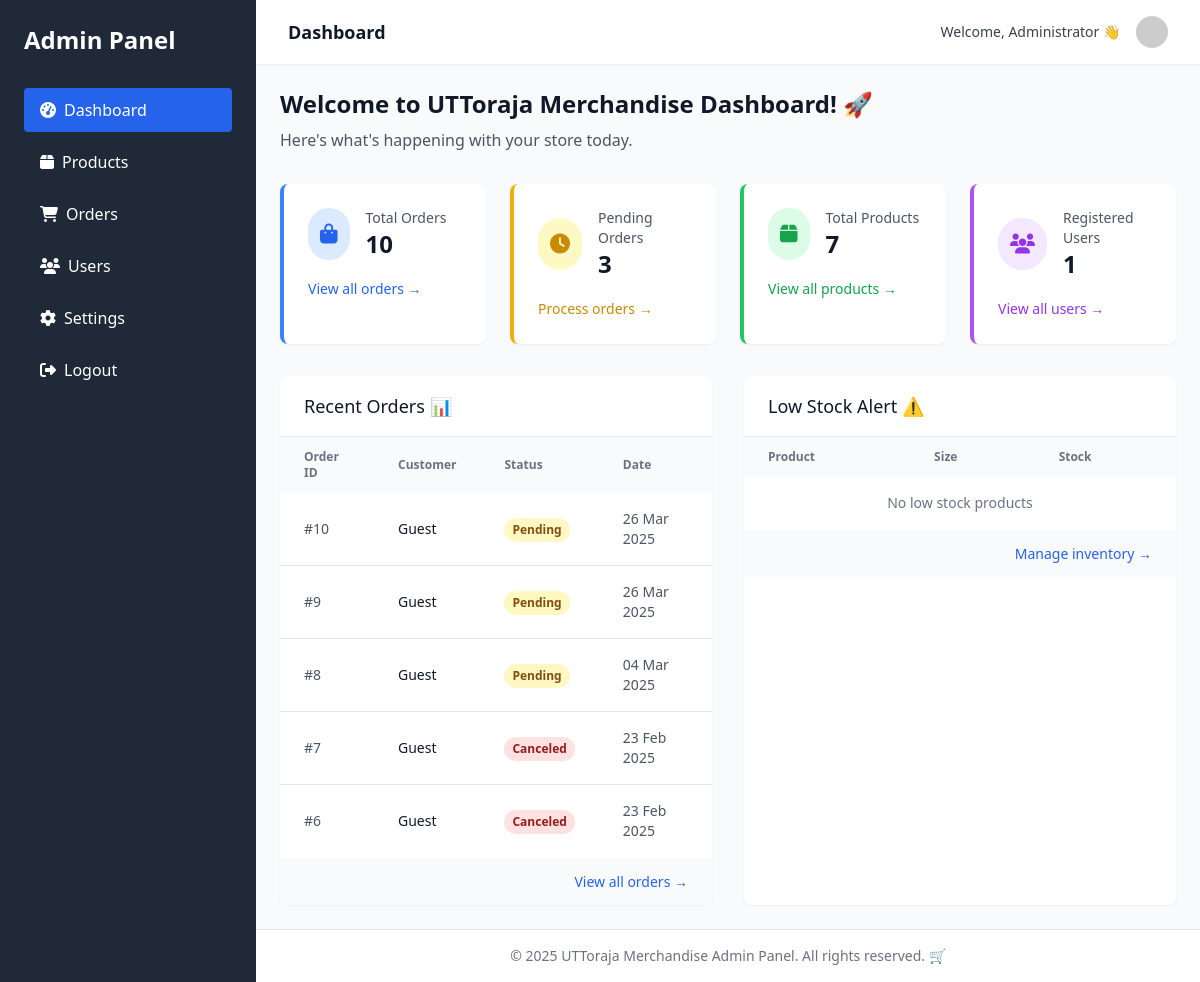
Screenshot of /merchandise/admin/index.php (signed in) with the database file from the repository.
### tables this page shows
CREATE TABLE `orders` (
  `id` int(11) NOT NULL,
  `user_id` int(11) DEFAULT NULL,
  `order_date` datetime DEFAULT current_timestamp(),
  `status` enum('pending','completed','canceled') NOT NULL,
  `delivery_method` varchar(50) DEFAULT NULL,
  `delivery_cost` decimal(10,2) DEFAULT NULL,
  `address` varchar(255) DEFAULT NULL,
  `phone` varchar(20) DEFAULT NULL
);

### merchandise/admin/index.php (the view, shortened to what this page needs)
<?php
require_once '../koneksi.php';
$result = $conn->query("SELECT COUNT(*) as total FROM Orders");
$totalOrders = $result->fetch_assoc()['total'];
$result = $conn->query("SELECT COUNT(*) as total FROM Products");
$totalProducts = $result->fetch_assoc()['total'];
$result = $conn->query("SELECT COUNT(*) as total FROM Orders WHERE status = 'pending'");
$pendingOrders = $result->fetch_assoc()['total'];
$result = $conn->query("SELECT COUNT(*) as total FROM Users");
$totalUsers = $result->fetch_assoc()['total'];
$result = $conn->query("
    SELECT o.*, u.name as customer_name
    FROM Orders o
    LEFT JOIN Users u ON o.user_id = u.id
    ORDER BY o.order_date DESC
    LIMIT 5
");
$recentOrders = $result->fetch_all(MYSQLI_ASSOC);
$result = $conn->query("
    SELECT p.name, ps.size, ps.stock
    FROM products p
    JOIN product_sizes ps ON p.id = ps.product_id
    WHERE ps.stock < 10
    ORDER BY ps.stock ASC
    LIMIT 5
");
$lowStockProducts = $result->fetch_all(MYSQLI_ASSOC);
?>
<!DOCTYPE html>
<html lang="en">
<head>
    <script src="https://cdn.tailwindcss.com"></script>
    <link rel="stylesheet" href="https://cdnjs.cloudflare.com/ajax/libs/font-awesome/6.4.0/css/all.min.css">
</head>
<body class="bg-gray-50 min-h-screen flex">
    <div class="bg-gray-800 text-white w-64 py-6 flex-shrink-0 hidden md:block">
        <div class="px-6">
            <h2 class="text-2xl font-bold mb-8">Admin Panel</h2>
            <nav>
                <ul class="space-y-2">
                    <li>
                        <a href="index.php" class="block py-2.5 px-4 rounded bg-blue-600 text-white">
                            <i class="fas fa-tachometer-alt mr-2"></i>Dashboard
                        </a>
                    </li>
                    <li>
                        <a href="products.php" class="block py-2.5 px-4 rounded transition duration-200 hover:bg-gray-700">
                            <i class="fas fa-box mr-2"></i>Products
                        </a>
                    </li>
                    <li>
                        <a href="orders.php" class="block py-2.5 px-4 rounded transition duration-200 hover:bg-gray-700">
                            <i class="fas fa-shopping-cart mr-2"></i>Orders
                        </a>
                    </li>
                    <li>
                        <a href="users.php" class="block py-2.5 px-4 rounded transition duration-200 hover:bg-gray-700">
                            <i class="fas fa-users mr-2"></i>Users
                        </a>
                    </li>
                    <li>
                        <a href="settings.php" class="block py-2.5 px-4 rounded transition duration-200 hover:bg-gray-700">
                            <i class="fas fa-cog mr-2"></i>Settings
                        </a>
                    </li>
                    <li>
                        <a href="logout.php" class="block py-2.5 px-4 rounded transition duration-200 hover:bg-gray-700">
                            <i class="fas fa-sign-out-alt mr-2"></i>Logout
                        </a>
                    </li>
                </ul>
            </nav>
        </div>
    </div>
    <div class="flex-1 flex flex-col overflow-hidden">
        <header class="bg-white shadow-sm z-10">
            <div class="max-w-7xl mx-auto px-4 sm:px-6 lg:px-8 py-4 flex justify-between items-center">
                <div class="flex items-center">
                    <h1 class="text-lg font-semibold text-gray-900">Dashboard</h1>
                </div>
                <div class="flex items-center">
                    <span class="text-sm text-gray-700 mr-4">Welcome, <?php echo htmlspecialchars($_SESSION['admin_name']); ?> 👋</span>
                    <img class="h-8 w-8 rounded-full" src="https://ui-avatars.com/api/?name=<?php echo urlencode($_SESSION['admin_name']); ?>&background=0D8ABC&color=fff" alt="Admin">
                </div>
            </div>
        </header>
        <main class="flex-1 overflow-y-auto bg-gray-50 p-6">
            <div class="max-w-7xl mx-auto">
                <div class="mb-8">
                    <h2 class="text-2xl font-bold text-gray-900 mb-2">Welcome to UTToraja Merchandise Dashboard! 🚀</h2>
                    <p class="text-gray-600">Here's what's happening with your store today.</p>
                </div>
                <div class="grid grid-cols-1 md:grid-cols-2 lg:grid-cols-4 gap-6 mb-8">
                    <div class="bg-white rounded-lg shadow-sm p-6 border-l-4 border-blue-500">
                        <div class="flex items-center">
                            <div class="p-3 rounded-full bg-blue-100 text-blue-600 mr-4">
                                <i class="fas fa-shopping-bag text-xl"></i>
                            </div>
                            <div>
                                <p class="text-sm font-medium text-gray-600">Total Orders</p>
                                <p class="text-2xl font-bold text-gray-900"><?php echo $totalOrders; ?></p>
                            </div>
                        </div>
                        <div class="mt-4">
                            <a href="orders.php" class="text-sm text-blue-600 hover:text-blue-800">View all orders →</a>
                        </div>
                    </div>
                    <div class="bg-white rounded-lg shadow-sm p-6 border-l-4 border-yellow-500">
                        <div class="flex items-center">
                            <div class="p-3 rounded-full bg-yellow-100 text-yellow-600 mr-4">
                                <i class="fas fa-clock text-xl"></i>
                            </div>
                            <div>
                                <p class="text-sm font-medium text-gray-600">Pending Orders</p>
                                <p class="text-2xl font-bold text-gray-900"><?php echo $pendingOrders; ?></p>
                            </div>
                        </div>
                        <div class="mt-4">
                            <a href="orders.php" class="text-sm text-yellow-600 hover:text-yellow-800">Process orders →</a>
                        </div>
                    </div>
                    <div class="bg-white rounded-lg shadow-sm p-6 border-l-4 border-green-500">
                        <div class="flex items-center">
                            <div class="p-3 rounded-full bg-green-100 text-green-600 mr-4">
                                <i class="fas fa-box text-xl"></i>
                            </div>
                            <div>
                                <p class="text-sm font-medium text-gray-600">Total Products</p>
                                <p class="text-2xl font-bold text-gray-900"><?php echo $totalProducts; ?></p>
                            </div>
                        </div>
                        <div class="mt-4">
                            <a href="products.php" class="text-sm text-green-600 hover:text-green-800">View all products →</a>
                        </div>
                    </div>
                    <div class="bg-white rounded-lg shadow-sm p-6 border-l-4 border-purple-500">
                        <div class="flex items-center">
                            <div class="p-3 rounded-full bg-purple-100 text-purple-600 mr-4">
                                <i class="fas fa-users text-xl"></i>
                            </div>
                            <div>
                                <p class="text-sm font-medium text-gray-600">Registered Users</p>
                                <p class="text-2xl font-bold text-gray-900"><?php echo $totalUsers; ?></p>
                            </div>
                        </div>
                        <div class="mt-4">
                            <a href="users.php" class="text-sm text-purple-600 hover:text-purple-800">View all users →</a>
                        </div>
                    </div>
                </div>
                <div class="grid grid-cols-1 lg:grid-cols-2 gap-8">
                    <div class="bg-white rounded-lg shadow-sm">
                        <div class="px-6 py-4 border-b border-gray-200">
                            <h3 class="text-lg font-medium text-gray-900">Recent Orders 📊</h3>
                        </div>
                        <div class="overflow-x-auto">
                            <table class="w-full min-w-full">
                                <thead>
                                    <tr class="text-left text-xs font-semibold text-gray-500 bg-gray-50">
                                        <th class="px-6 py-3">Order ID</th>
                                        <th class="px-6 py-3">Customer</th>
                                        <th class="px-6 py-3">Status</th>
                                        <th class="px-6 py-3">Date</th>
                                    </tr>
                                </thead>
                                <tbody class="divide-y divide-gray-200">
                                    <?php if (empty($recentOrders)): ?>
                                        <tr>
                                            <td colspan="4" class="px-6 py-4 text-sm text-center text-gray-500">No recent orders found</td>
                                        </tr>
                                    <?php else: ?>
                                        <?php foreach ($recentOrders as $order): ?>
                                            <tr class="hover:bg-gray-50">
                                                <td class="px-6 py-4 text-sm text-gray-600">#<?php echo $order['id']; ?></td>
                                                <td class="px-6 py-4 text-sm font-medium text-gray-900"><?php echo htmlspecialchars($order['customer_name'] ?? 'Guest'); ?></td>
                                                <td class="px-6 py-4">
                                                    <span class="inline-flex px-2 py-1 text-xs font-semibold rounded-full
                                                        <?php
                                                        switch($order['status']) {
                                                            case 'pending': echo 'bg-yellow-100 text-yellow-800'; break;
                                                            case 'canceled': echo 'bg-red-100 text-red-800'; break;
                                                        }
                                                        ?>">
                                                        <?php echo ucfirst($order['status']); ?>
                                                    </span>
                                                </td>
                                                <td class="px-6 py-4 text-sm text-gray-600"><?php echo date('d M Y', strtotime($order['order_date'])); ?></td>
                                            </tr>
                                        <?php endforeach; ?>
                                    <?php endif; ?>
                                </tbody>
                            </table>
                        </div>
                        <div class="px-6 py-3 bg-gray-50 text-right">
                            <a href="orders.php" class="text-sm font-medium text-blue-600 hover:text-blue-500">View all orders →</a>
                        </div>
                    </div>
                    <div class="bg-white rounded-lg shadow-sm">
                        <div class="px-6 py-4 border-b border-gray-200">
                            <h3 class="text-lg font-medium text-gray-900">Low Stock Alert ⚠️</h3>
                        </div>
                        <div class="overflow-x-auto">
                            <table class="w-full min-w-full">
                                <thead>
                                    <tr class="text-left text-xs font-semibold text-gray-500 bg-gray-50">
                                        <th class="px-6 py-3">Product</th>
                                        <th class="px-6 py-3">Size</th>
                                        <th class="px-6 py-3">Stock</th>
                                    </tr>
                                </thead>
                                <tbody class="divide-y divide-gray-200">
                                    <?php if (empty($lowStockProducts)): ?>
                                        <tr>
                                            <td colspan="3" class="px-6 py-4 text-sm text-center text-gray-500">No low stock products</td>
                                        </tr>
                                    <?php endif; ?>
                                </tbody>
                            </table>
                        </div>
                        <div class="px-6 py-3 bg-gray-50 text-right">
                            <a href="products.php" class="text-sm font-medium text-blue-600 hover:text-blue-500">Manage inventory →</a>
                        </div>
                    </div>
                </div>
            </div>
        </main>
        <footer class="bg-white border-t border-gray-200 py-4">
            <div class="max-w-7xl mx-auto px-4 sm:px-6 lg:px-8">
                <p class="text-sm text-center text-gray-500">© 2025 UTToraja Merchandise Admin Panel. All rights reserved. 🛒</p>
            </div>
        </footer>
    </div>
</body>
</html>

### rows the page displays
orders: id "10", customer_name "Guest", status "Pending", order_date "26 Mar 2025"
orders: id "9", customer_name "Guest", status "Pending", order_date "26 Mar 2025"
orders: id "8", customer_name "Guest", status "Pending", order_date "04 Mar 2025"
orders: id "7", customer_name "Guest", status "Canceled", order_date "23 Feb 2025"
orders: id "6", customer_name "Guest", status "Canceled", order_date "23 Feb 2025"

### other values shown
$_SESSION['admin_name'] "Administrator"
$totalOrders "10"
$pendingOrders "3"
$totalProducts "7"
$totalUsers "1"
